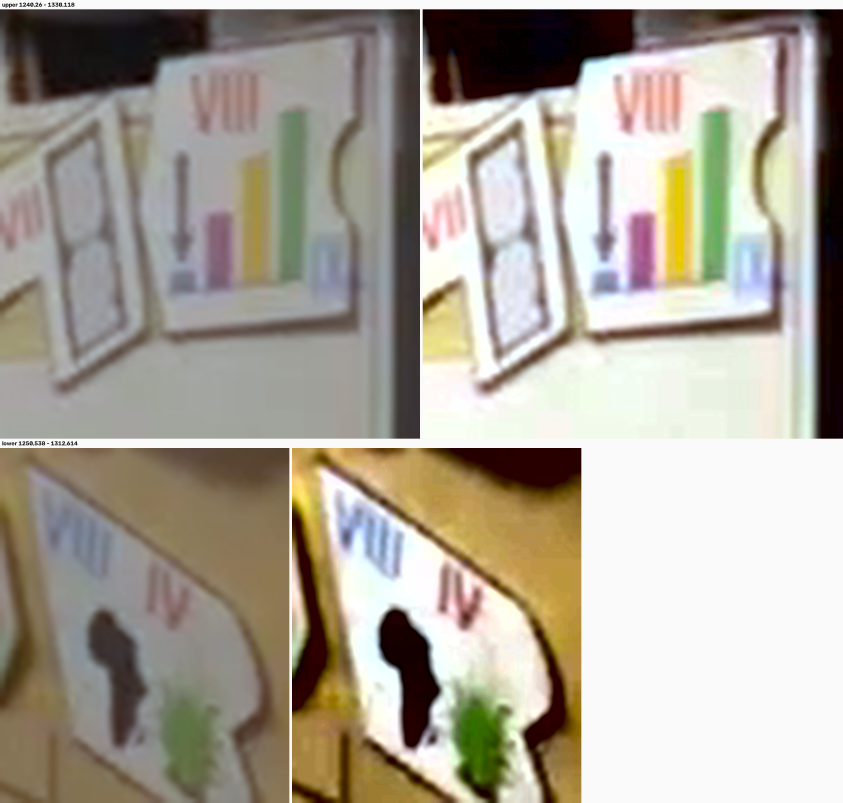
#> input picture tools/pieces/ANGLE2_CARDS.png, 2528 x 2408 px (shown at 1/3 size)
$ python findcards.py ANGLE2_CARDS.png
#> lines starting #> are read from the running program, lines starting #| are printed output that depends on the picture; after the words box and inside, x2 and y2 are one past the last pixel; in counts of white or black regions, pixels touching at a corner belong together
#!/usr/bin/env python3
"""findcards.py FRAME.png -- list every card-sized white blob in a frame.

Hunting for a card by eye in a new camera angle wastes reads and misses cards:
this is how the second angle's better views of cards 3, 10 and 13 were found
after they had been declared unreachable."""
import sys,cv2,numpy as np
fn=sys.argv[1]
im=cv2.imread(fn)
#> im is the input picture: shape (2408, 2528, 3); mean B, G, R 151.1, 163.3, 169.9
if im is None: sys.exit('missing '+fn)
lab=cv2.cvtColor(im,cv2.COLOR_BGR2LAB)
#> lab: shape (2408, 2528, 3); mean of channels 0, 1, 2 169.2, 128.9, 135.4
L=lab[:,:,0].astype(np.int16); B=lab[:,:,2].astype(np.int16)-128
#> after `L = lab[:, :, 0].astype(np.int16)`:
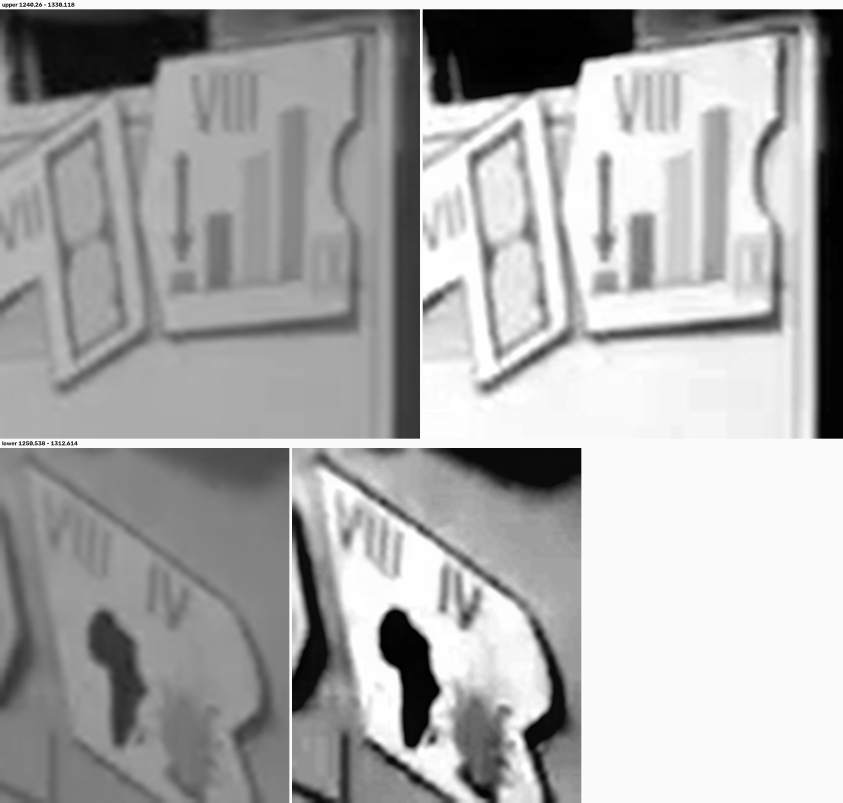
#> L: shape (2408, 2528) int16 (shown at 1/3 size); min 0, max 255, mean 169.2
#> after `B = lab[:, :, 2].astype(np.int16) - 128`:
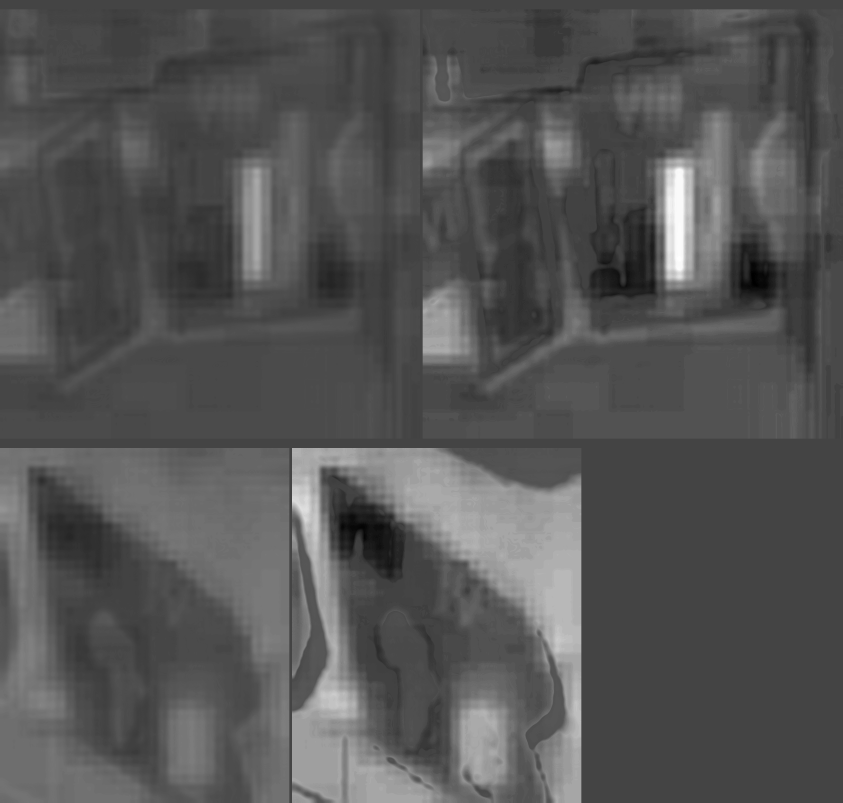
#> B: shape (2408, 2528) int16 (shown at 1/3 size); min -31, max 84, mean 7.4; drawn with min black and max white
m=((B<14)&(L>138)).astype(np.uint8)
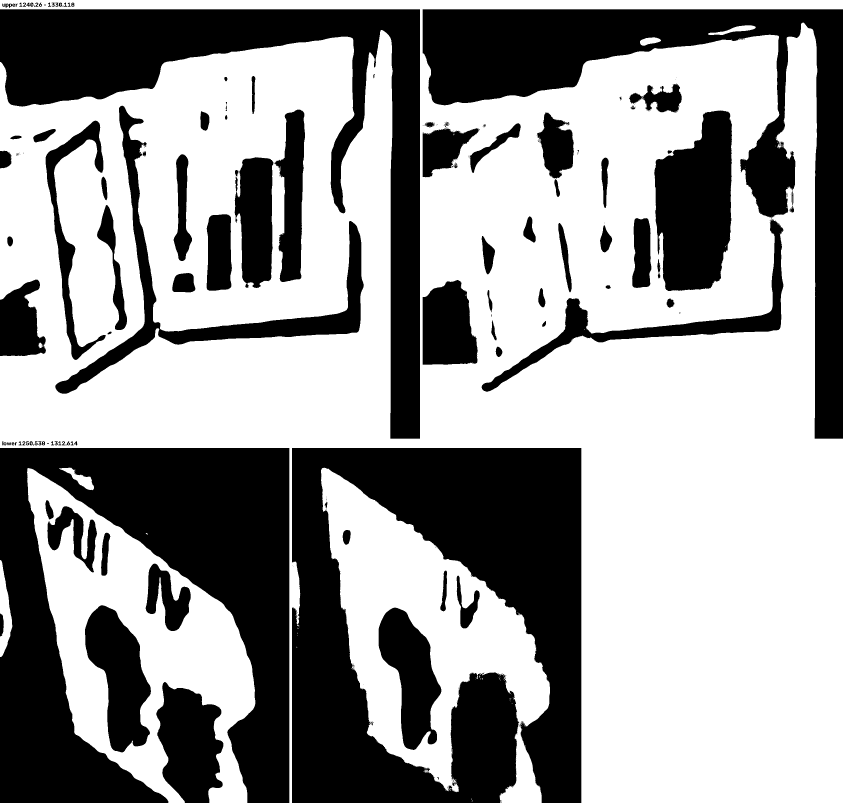
#> m: shape (2408, 2528) (shown at 1/3 size); values 0 (black) and 1 (white), 59.9% white; 257 black regions (146 under 20 px), largest, box (x1, y1, x2, y2) and area: (876, 1344, 1744, 2408) 596127, (0, 1344, 868, 2408) 517822, (0, 28, 1260, 1316) 337365
m=cv2.morphologyEx(m,cv2.MORPH_CLOSE,np.ones((3,3),np.uint8))
#> m: shape (2408, 2528); values 0 (black) and 1 (white), 60% white; 146 black regions (51 under 20 px), largest, box (x1, y1, x2, y2) and area: (876, 1344, 1744, 2408) 594842, (0, 1344, 868, 2408) 517782, (0, 28, 1260, 1316) 337365
n,lb,st,ct=cv2.connectedComponentsWithStats(m,8)
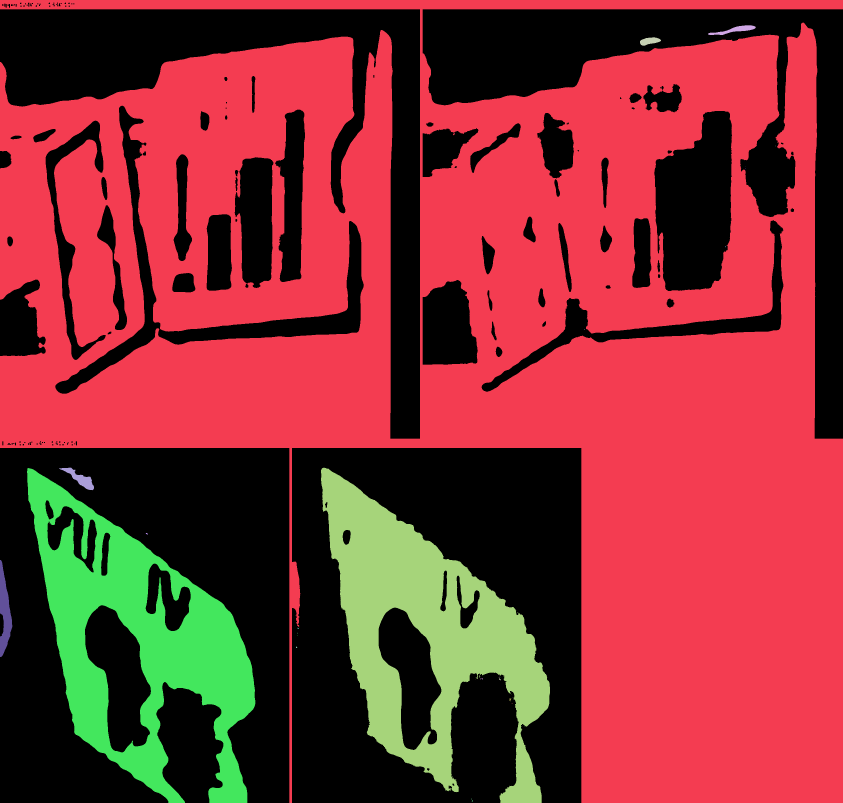
#> lb: shape (2408, 2528) int32 (shown at 1/3 size); 32 distinct labels, from 0 to 31; one colour per label, 0 black
#> n = 32; st = 32 rows, first 6: [0, 8, 2528, 2400, 2434460], [0, 0, 2528, 2408, 3101224], [2124, 76, 143, 29, 1564], [1920, 112, 63, 25, 1023], [2327, 437, 1, 1, 1], [2326, 440, 1, 1, 1]; ct = 32 pairs, first value 13.61 to 2327, second value 89.6 to 2401.2
rows=[]
for i in range(1,n):
    x,y,w,h,a=st[i]
    if not (250<a<12000): continue
    if w<16 or h<16 or w>230 or h>230: continue
    rows.append((a,x,y,w,h))
#> this loop made 31 passes
#> (x, y, w, h, a) on passes 1 to 12: (0, 0, 2528, 2408, 3101224), (2124, 76, 143, 29, 1564), (1920, 112, 63, 25, 1023), (2327, 437, 1, 1, 1), (2326, 440, 1, 1, 1), (2237, 500, 1, 1, 1), (2235, 504, 2, 2, 2), (2175, 738, 2, 4, 5), (1752, 987, 3, 2, 4), (177, 1403, 105, 68, 2331), (963, 1403, 687, 1005, 274526), (81, 1404, 685, 1004, 266240)
#> after the loop, rows = [(1564, 2124, 76, 143, 29), (1023, 1920, 112, 63, 25), (2331, 177, 1403, 105, 68)]
rows.sort(reverse=True)
print(f'{fn}: {len(rows)} card-sized white blobs')
#| ANGLE2_CARDS.png: 3 card-sized white blobs
for a,x,y,w,h in rows[:16]:
    print(f'   area {a:5d}  box {x},{y},{x+w},{y+h}  ({w}x{h})')
#> this loop made 3 passes
#|    area  2331  box 177,1403,282,1471  (105x68)
#|    area  1564  box 2124,76,2267,105  (143x29)
#|    area  1023  box 1920,112,1983,137  (63x25)

$ run again, on tools/pieces/B6.png
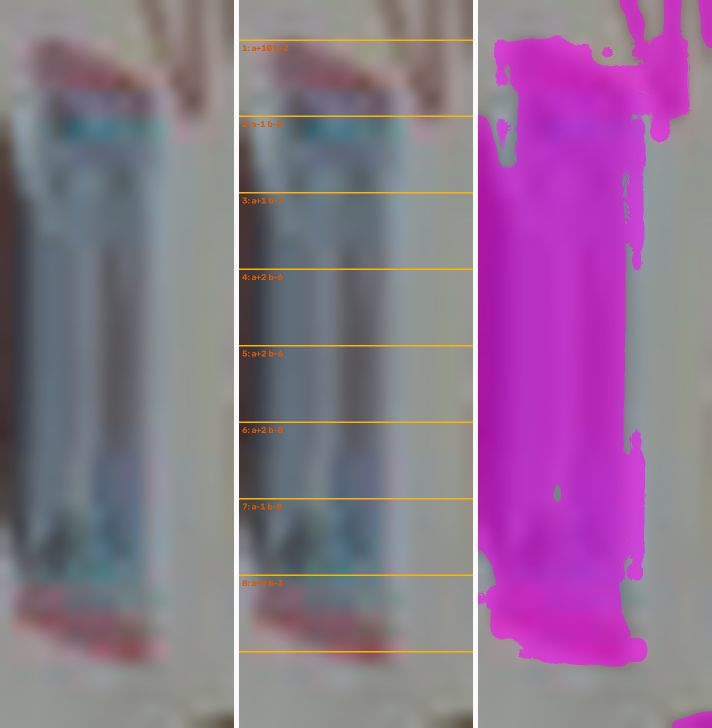
#> input picture tools/pieces/B6.png, 1424 x 1456 px (shown at 1/2 size)
#> im is the input picture: shape (1456, 1424, 3); mean B, G, R 142.5, 114.5, 140.6
#> lab: shape (1456, 1424, 3); mean of channels 0, 1, 2 135.3, 141.7, 118.8
#> `m=((B<14)&(L>138)).astype(np.uint8)`:
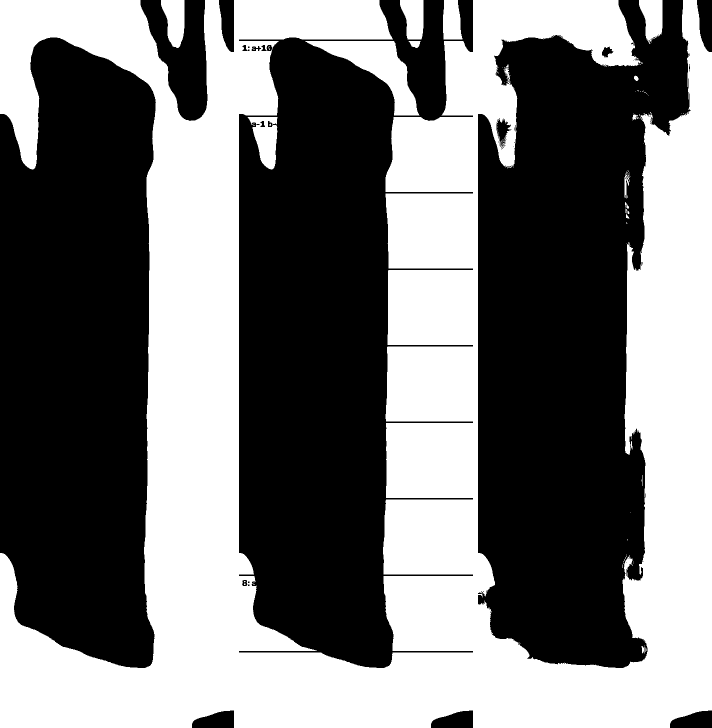
#> m: shape (1456, 1424) (shown at 1/2 size); values 0 (black) and 1 (white), 46% white; 89 white regions (71 under 20 px), largest, box (x1, y1, x2, y2) and area: (0, 0, 1424, 1456) 925272, (610, 82, 839, 231) 11776, (495, 234, 555, 339) 3810
#> `n,lb,st,ct=cv2.connectedComponentsWithStats(m,8)`:
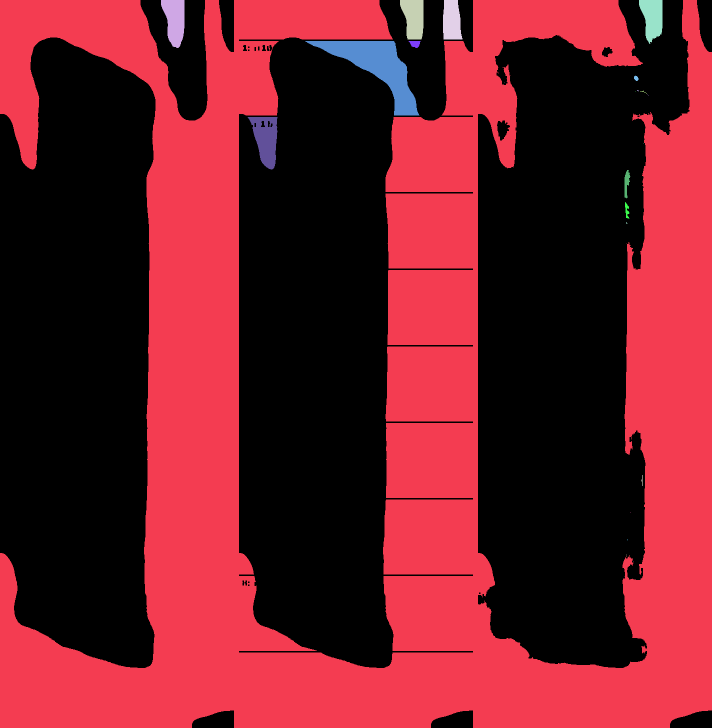
#> lb: shape (1456, 1424) int32 (shown at 1/2 size); 24 distinct labels, from 0 to 23; one colour per label, 0 black
#> n = 24; st = 24 rows, first 6: [0, 0, 1424, 1456, 1118033], [0, 0, 1424, 1456, 926945], [322, 0, 47, 96, 3262], [800, 0, 47, 79, 2953], [886, 0, 39, 79, 2631], [1278, 0, 47, 88, 2919]; ct = 24 rows, first 8: [667.2, 681], [763.3, 802.1], [349.2, 40.3], [826.9, 35.58], [903, 40.97], [1304.5, 35.25], [754.8, 134.5], [829.7, 87.21]
#> the loop `for i in range(1,n):` made 23 passes
#> (x, y, w, h, a) on passes 1 to 8: (0, 0, 1424, 1456, 926945), (322, 0, 47, 96, 3262), (800, 0, 47, 79, 2953), (886, 0, 39, 79, 2631), (1278, 0, 47, 88, 2919), (610, 82, 229, 149, 11779), (817, 82, 24, 14, 231), (1268, 151, 9, 11, 70)
#> after the loop `for i in range(1,n):`: rows = [(3262, 322, 0, 47, 96), (2953, 800, 0, 47, 79), (2631, 886, 0, 39, 79), (2919, 1278, 0, 47, 88), (11779, 610, 82, 229, 149), (3902, 495, 234, 60, 105)]
#| B6.png: 6 card-sized white blobs
#> the loop `for a,x,y,w,h in rows[:16]:` made 6 passes
#> (printed output is left out)

$ run again, on tools/pieces/C6_806b.png
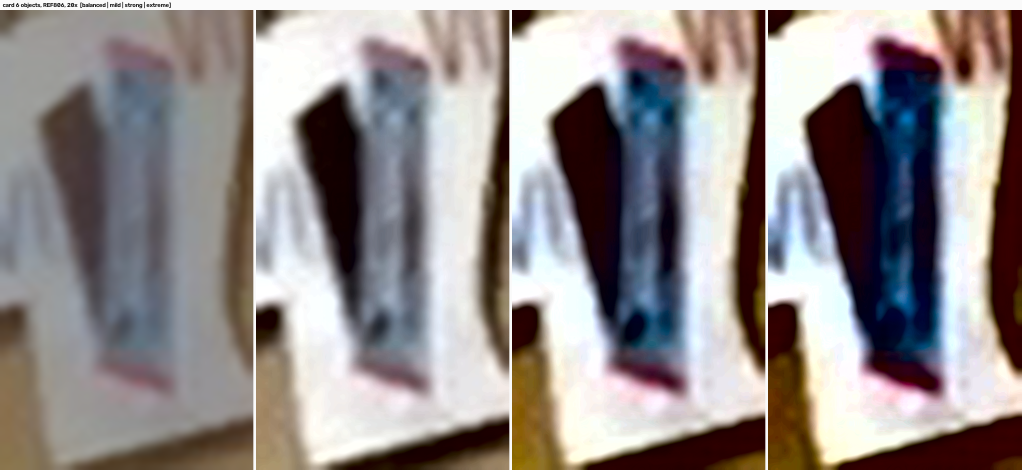
#> input picture tools/pieces/C6_806b.png, 3064 x 1410 px (shown at 1/3 size)
#> im is the input picture: shape (1410, 3064, 3); mean B, G, R 140.7, 140.6, 147.2
#> lab: shape (1410, 3064, 3); mean of channels 0, 1, 2 147.1, 131.6, 129
#> `m=((B<14)&(L>138)).astype(np.uint8)`:
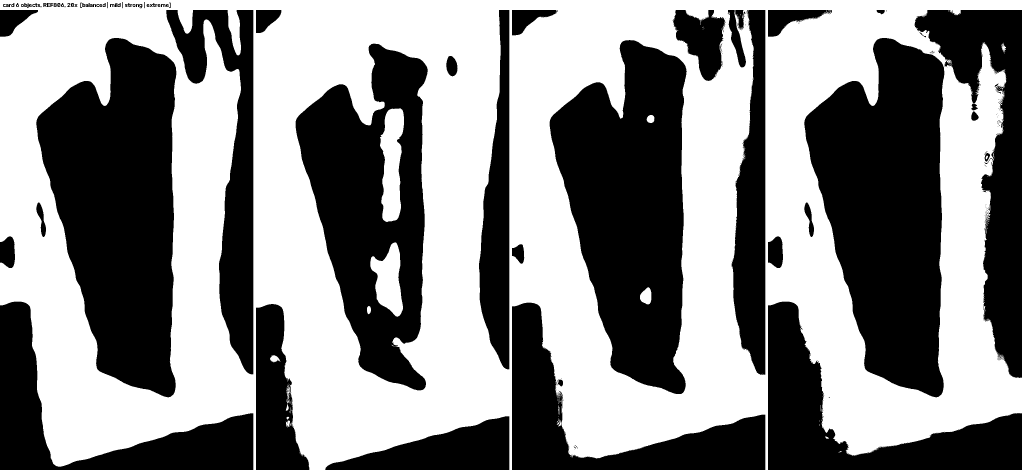
#> m: shape (1410, 3064) (shown at 1/3 size); values 0 (black) and 1 (white), 53.5% white; 309 black regions (222 under 20 px), largest, box (x1, y1, x2, y2) and area: (2413, 114, 2833, 1192) 305632, (109, 114, 529, 1192) 305597, (1649, 120, 2060, 1182) 285731
#> `n,lb,st,ct=cv2.connectedComponentsWithStats(m,8)`:
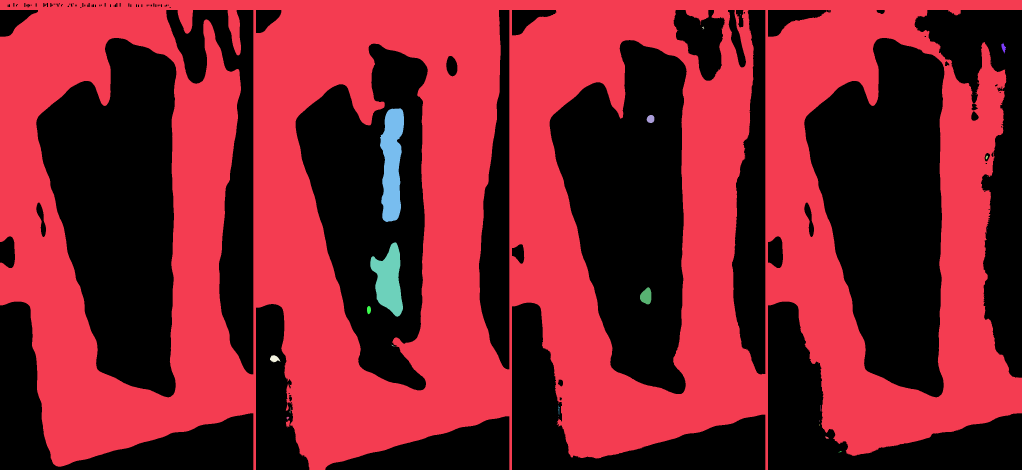
#> lb: shape (1410, 3064) int32 (shown at 1/3 size); 29 distinct labels, from 0 to 28; one colour per label, 0 black
#> n = 29; st = 29 rows, first 6: [0, 9, 3064, 1401, 2004250], [0, 0, 3064, 1410, 2282473], [2222, 42, 1, 4, 4], [2106, 79, 7, 7, 23], [2108, 87, 1, 1, 1], [2109, 89, 1, 1, 1]; ct = 29 pairs, first value 823.1 to 3010.3, second value 43.5 to 1354.8
#> the loop `for i in range(1,n):` made 28 passes
#> (x, y, w, h, a) on passes 1 to 8: (0, 0, 3064, 1410, 2282473), (2222, 42, 1, 4, 4), (2106, 79, 7, 7, 23), (2108, 87, 1, 1, 1), (2109, 89, 1, 1, 1), (2036, 92, 1, 1, 1), (3003, 128, 15, 33, 227), (1140, 325, 72, 341, 17525)
#> after the loop `for i in range(1,n):`: rows = [(445, 1940, 345, 23, 24), (1284, 1920, 862, 34, 51), (419, 810, 1066, 31, 21)]
#| C6_806b.png: 3 card-sized white blobs
#> the loop `for a,x,y,w,h in rows[:16]:` made 3 passes
#> (printed output is left out)
